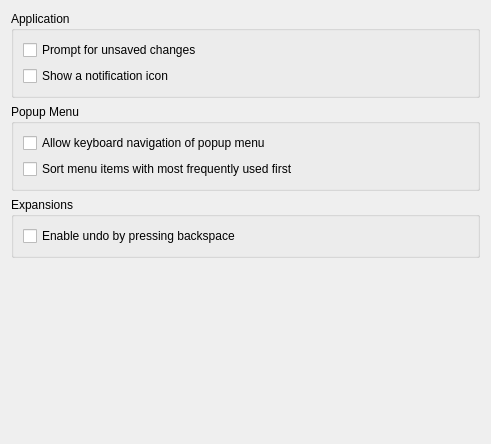
<?xml version="1.0" encoding="UTF-8"?>
<ui version="4.0">
 <class>Form</class>
 <widget class="QWidget" name="Form">
  <property name="geometry">
   <rect>
    <x>0</x>
    <y>0</y>
    <width>491</width>
    <height>444</height>
   </rect>
  </property>
  <property name="windowTitle">
   <string>Form</string>
  </property>
  <layout class="QVBoxLayout" name="verticalLayout_4">
   <item>
    <widget class="QGroupBox" name="groupBox">
     <property name="title">
      <string>Application</string>
     </property>
     <layout class="QVBoxLayout" name="verticalLayout">
      <item>
       <widget class="QCheckBox" name="promptToSaveCheckbox">
        <property name="text">
         <string>Prompt for unsaved changes</string>
        </property>
       </widget>
      </item>
      <item>
       <widget class="QCheckBox" name="showTrayCheckbox">
        <property name="text">
         <string>Show a notification icon</string>
        </property>
       </widget>
      </item>
     </layout>
    </widget>
   </item>
   <item>
    <widget class="QGroupBox" name="groupBox_2">
     <property name="title">
      <string>Popup Menu</string>
     </property>
     <layout class="QVBoxLayout" name="verticalLayout_2">
      <item>
       <widget class="QCheckBox" name="allowKbNavCheckbox">
        <property name="text">
         <string>Allow keyboard navigation of popup menu</string>
        </property>
       </widget>
      </item>
      <item>
       <widget class="QCheckBox" name="sortByUsageCheckbox">
        <property name="text">
         <string>Sort menu items with most frequently used first</string>
        </property>
       </widget>
      </item>
     </layout>
    </widget>
   </item>
   <item>
    <widget class="QGroupBox" name="groupBox_3">
     <property name="title">
      <string>Expansions</string>
     </property>
     <layout class="QVBoxLayout" name="verticalLayout_3">
      <item>
       <widget class="QCheckBox" name="enableUndoCheckbox">
        <property name="text">
         <string>Enable undo by pressing backspace</string>
        </property>
       </widget>
      </item>
     </layout>
    </widget>
   </item>
   <item>
    <spacer name="verticalSpacer">
     <property name="orientation">
      <enum>Qt::Vertical</enum>
     </property>
     <property name="sizeHint" stdset="0">
      <size>
       <width>20</width>
       <height>40</height>
      </size>
     </property>
    </spacer>
   </item>
  </layout>
 </widget>
 <resources/>
 <connections/>
</ui>
